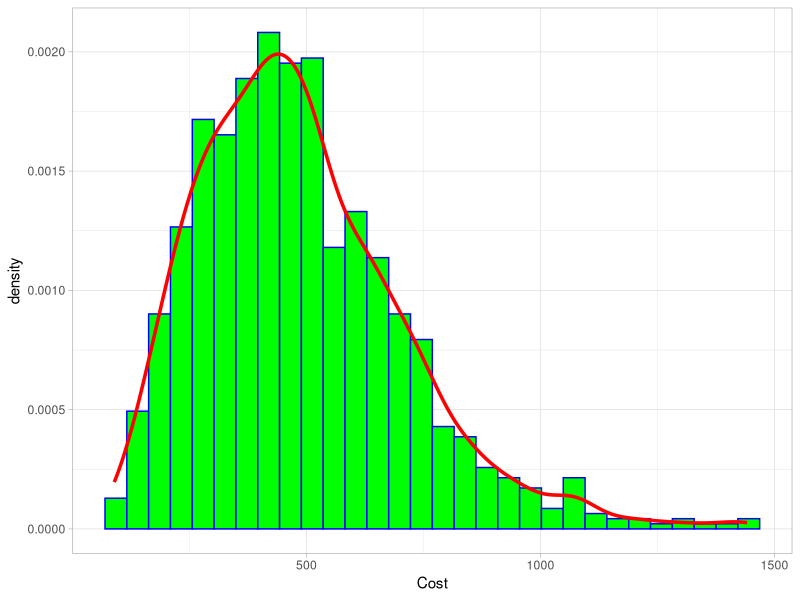

Write the R code that produced this figure.

library(ggplot2)

set.seed(123)
params <- list(
 
    # costs
    c_response = 500,
    c_remission = 300,
    c_no_response =  1500  , 
    c_dead = 0,

    #  QALYS

    q_remission = 0.92,
    q_response =  0.8,
    q_no_response = 0.5 ,
    q_dead = 0 
) 
# # what if a PSA is conducted
# # random values for costs, following a gamma distribution and random values for effects either following
# # a beta distribution (0 to 1 like QALYs) and a normal distribution.

n_psa <- 1000

params_PSA <- data.frame(
    # costs
    c_response = rgamma(n_psa, shape = 5, scale = params$c_response /5),
    c_remission = rgamma(n_psa, shape = 5, scale = params$c_remission /5),
    c_no_response = rgamma(n_psa, shape = 5, scale = params$c_no_response /5),
    c_dead = rep(0, n_psa),


    #  QALYS

    q_response = rnorm(n_psa, params$q_response, 0.1),
    q_remission = rnorm(n_psa, params$q_remission, 0.1),
    q_no_response = rnorm(n_psa, params$q_no_response, 0.15),
    q_dead = rep(0, n_psa)
)

states <- c("response", "remission" ,  "no-response", "dead" )
transition_probs <- c(
      0.75 , 0.10 , 0.13 , 0.02,
      0    , 0.64 , 0.26 , 0.10 , 
      0    , 0    , 0.75 ,  0.25,
      0, 0 ,0 ,1 
)




 

# matrix for fixed probabilities
t_matrix <- matrix(transition_probs, ncol = length(states) , nrow = length(states) , byrow = T, dimnames = list(from = states, to = states) )
 
 
 markov_table <- data.frame(
      response = NA,
      remission = NA ,
      no_response = NA,
      dead = NA
 )
 
 df_payoffs <-data.frame(
    ID = 1:n_psa,
      Cost = numeric(n_psa) ,
      QALYs =  numeric(n_psa)
       
 ) 
    print(t_matrix)
n_cycle <- 40


# create the markov simulation model frame
markov_table[1, ] <- c(1000, 0 , 0 , 0)
       



run_psa <- function(n_cohort, n_cycle, markov_table, t_matrix ){
     psa_data <- split(params_PSA, 1:n_psa)
         for(j in 2:n_cycle){
              markov_table[j,] <- as.matrix(markov_table[j-1, ]) %*%  t_matrix 
           }

      for(i in  seq_along(psa_data)){
         
        for(j in length(n_cycle)){

     
        #    payoffs
        m_payoffs <- matrix(0, ncol = 2, nrow = length(states) , dimnames = list(states , c("Cost", "QALYs")))
        
        m_payoffs[1, "Cost"] <- psa_data[[i]]$c_response
        m_payoffs[2, "Cost"] <- psa_data[[i]]$c_remission
        m_payoffs[3, "Cost"] <- psa_data[[i]]$c_no_response
        m_payoffs[4, "Cost"] <- psa_data[[i]]$c_dead

        m_payoffs[1, "QALYs"] <- psa_data[[i]]$q_response * 8 # cycle length to get the QALYs e.x 8 weeks / cycle
         m_payoffs[2, "QALYs"] <- psa_data[[i]]$q_remission * 8
          m_payoffs[3, "QALYs"] <- psa_data[[i]]$q_no_response * 8
           m_payoffs[4, "QALYs"] <- psa_data[[i]]$q_dead * 8

           
  
           payoff_trace <-   as.matrix(markov_table[j, ]) %*% m_payoffs 
        #    the payoff trace calculates the costs and qalys for each cycle 
    
           total_cost <- sum(payoff_trace[, "Cost"])
           total_qalys <- sum(payoff_trace[, "QALYs"])

          
            #    push the payofff for each psa sim into the data frame divided by the n_cohort
            #  to find the cost and qalys per patient 
           
           df_payoffs[i, "Cost"] <- total_cost / n_cohort
           df_payoffs[i,  "QALYs"] <- total_qalys / n_cohort
               
        } 
        
            
      } 
 
       return(df_payoffs)
    
    
}
 
df_payoffs <- run_psa(1000, 40, markov_table, t_matrix )   
 plot <- ggplot(df_payoffs, aes(x = Cost)) + geom_histogram(aes(y = ..density..), bins = 30, fill = "green" ,colour= "blue")  + geom_density(color = "red", size = 1.2) + theme_light()

 print(plot)